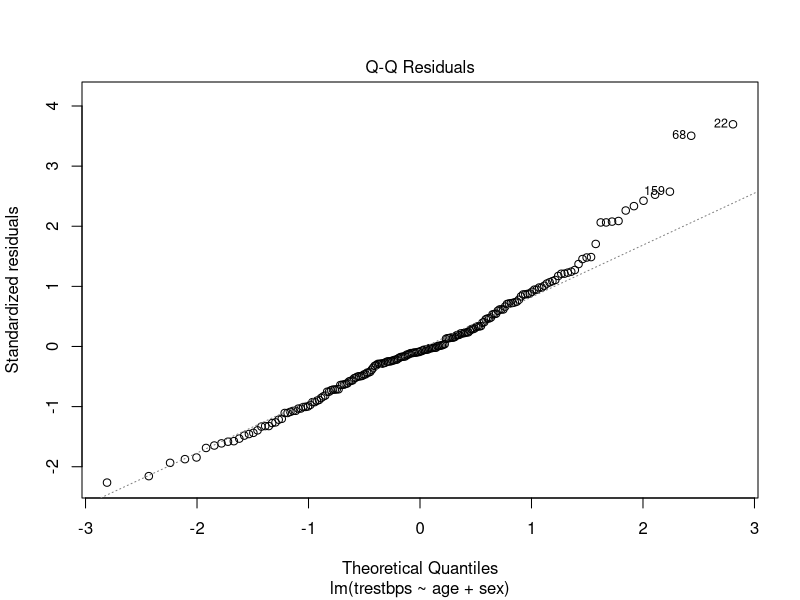
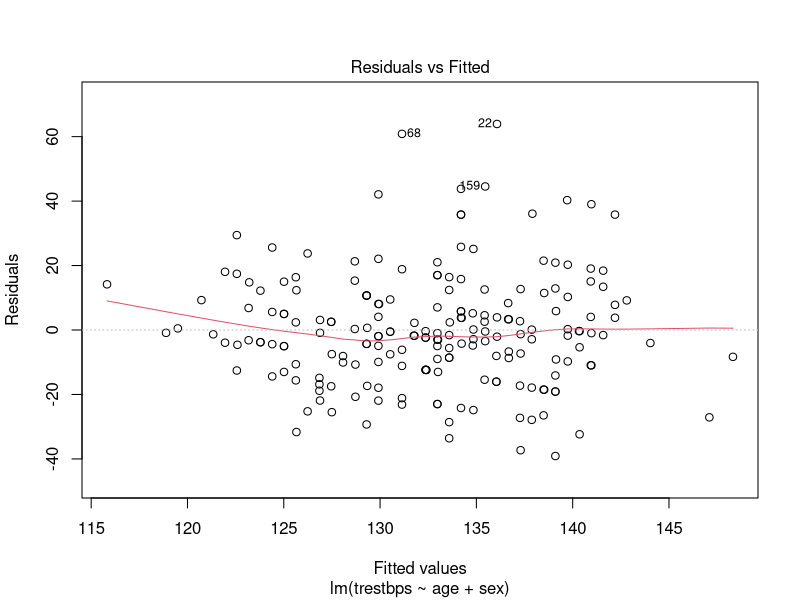

Reproduce these figures in R, in order.
## ---- chunk 1
#| include: false

library(haven)
library(dplyr)
library(ggplot2)
library(car)

heart_data <- read_sav("datasets/heart_disease_cleveland.sav")
heart_data <- heart_data |> mutate(across(where(is.labelled), as_factor))

set.seed(123456)
heart_data <- heart_data[sample(nrow(heart_data), 200), ]
## ---- chunk 2
model_a <- lm(trestbps ~ age + sex, data = heart_data)
summary(model_a)
## ---- chunk 3
coef_a <- summary(model_a)$coefficients
ci_a <- confint(model_a)

sex_term <- grep("^sex", rownames(coef_a), value = TRUE)[1]

data.frame(
  term = sex_term,
  estimate = coef_a[sex_term, "Estimate"],
  ci_lower = ci_a[sex_term, 1],
  ci_upper = ci_a[sex_term, 2],
  p_value = coef_a[sex_term, "Pr(>|t|)"],
  row.names = NULL
)
## ---- chunk 4
plot(model_a, which = 2)  # Q-Q plot
## ---- chunk 5
plot(model_a, which = 1)  # Residuals vs fitted
## ---- chunk 6
op <- options(contrasts = c("contr.sum", "contr.poly"))
model_a_int <- lm(trestbps ~ age * sex, data = heart_data)
Anova(model_a_int, type = "III")
options(op)
## ---- chunk 7
heart_data <- heart_data |>
  mutate(
    target01 = ifelse(target == "Heart Disease", 1, 0),
    chol10 = chol / 10
  )

table(heart_data$target, heart_data$target01)
## ---- chunk 8
model_b1 <- glm(target01 ~ chol10, family = binomial, data = heart_data)
summary(model_b1)
## ---- chunk 9
or_ci <- function(model, term) {
  beta <- coef(model)[term]
  se <- summary(model)$coefficients[term, "Std. Error"]
  ci <- beta + c(-1, 1) * 1.96 * se
  data.frame(
    term = term,
    OR = exp(beta),
    CI_lower = exp(ci[1]),
    CI_upper = exp(ci[2]),
    row.names = NULL
  )
}

or_ci(model_b1, "chol10")
## ---- chunk 10
model_b2 <- glm(target01 ~ chol10 + age + sex, family = binomial, data = heart_data)
summary(model_b2)
## ---- chunk 11
or_ci(model_b2, "chol10")
## ---- chunk 12
full_terms <- c("age", "sex", "cp", "chol", "fbs", "trestbps")
current_terms <- full_terms

op <- options(contrasts = c("contr.sum", "contr.poly"))

fit <- lm(as.formula(paste("thalach ~", paste(current_terms, collapse = " + "))), data = heart_data)

removal_steps <- tibble(step = integer(), removed = character(), p_value = double())

for (iteration in seq_len(length(full_terms))) {
  tab <- Anova(fit, type = "III")
  tab <- tab[rownames(tab) != "(Intercept)", , drop = FALSE]
  pvals <- tab[, "Pr(>F)"]

  max_p <- max(pvals, na.rm = TRUE)
  if (is.na(max_p) || max_p < 0.10) break

  term_to_remove <- rownames(tab)[which.max(pvals)]
  if (!term_to_remove %in% current_terms) {
    stop("Backward elimination error: term not in model terms: ", term_to_remove)
  }

  removal_steps <- bind_rows(
    removal_steps,
    tibble(step = nrow(removal_steps) + 1, removed = term_to_remove, p_value = max_p)
  )

  current_terms <- setdiff(current_terms, term_to_remove)
  if (length(current_terms) == 0) break
  fit <- lm(as.formula(paste("thalach ~", paste(current_terms, collapse = " + "))), data = heart_data)
}

options(op)

final_model_c <- lm(
  as.formula(paste("thalach ~", paste(current_terms, collapse = " + "))),
  data = heart_data
)

removal_steps
## ---- chunk 13
summary(final_model_c)
## ---- chunk 14
coef_c <- summary(final_model_c)$coefficients
ci_c <- confint(final_model_c)

final_table_c <- as.data.frame(coef_c) |>
  mutate(term = rownames(coef_c)) |>
  relocate(term) |>
  rename(
    estimate = Estimate,
    std_error = `Std. Error`,
    statistic = `t value`,
    p_value = `Pr(>|t|)`
  ) |>
  left_join(
    tibble(term = rownames(ci_c), ci_lower = ci_c[, 1], ci_upper = ci_c[, 2]),
    by = "term"
  )

final_table_c
